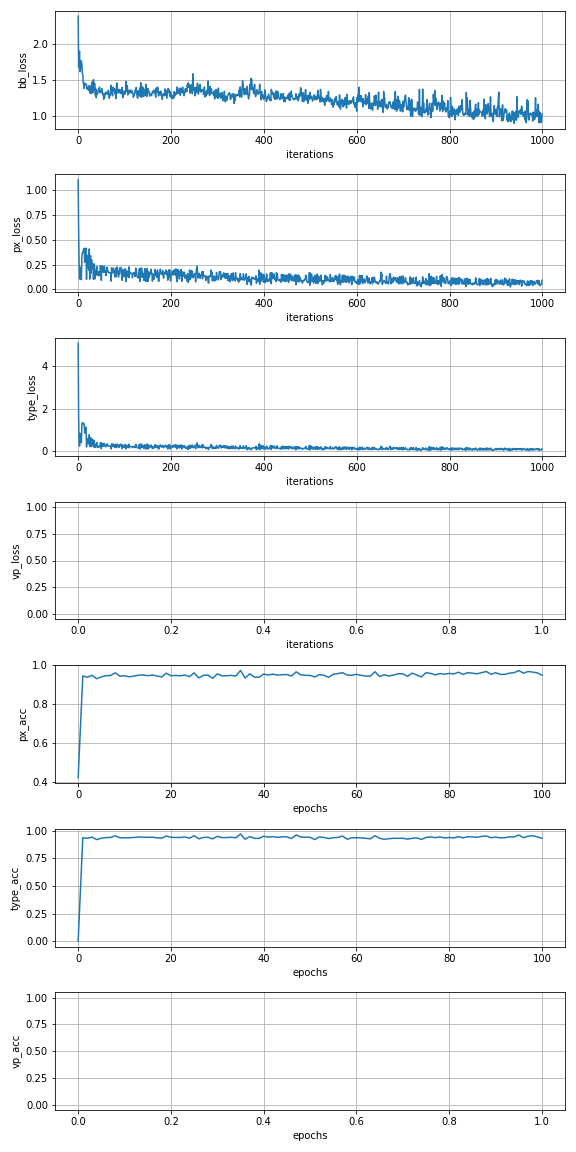

Python code for this plot:
'''
Seokju Lee, 16.08.05
Description: parse output.log and plot training loss and validation accuracy
Tune the nth-scan parameter 'nth'
'''
import numpy as np
import pdb
import matplotlib.pyplot as plt


def close_event():
	plt.close()


while 1: 
	logPath = './output.log'
	logFile = open(logPath,'r')
	print ('%s' %(logPath))

	out_0 = []
	out_1 = []
	out_2 = []
	out_3 = []

	acc_0 = []
	acc_1 = []
	acc_2 = []

	nth = 15	# Tune it!

	for line in logFile.readlines():
		if ('Train net output #0:' in line):
			data = line.split(' ')
			out_0.append(data[nth])

		if ('Train net output #1:' in line):
			data = line.split(' ')
			out_1.append(data[nth])

		if ('Train net output #2:' in line):
			data = line.split(' ')
			out_2.append(data[nth])

		if ('Train net output #3:' in line):
			data = line.split(' ')
			out_3.append(data[nth])

		if ('Test net output #1:' in line):
			data = line.split(' ')
			acc_0.append(data[nth])

		if ('Test net output #3:' in line):
			data = line.split(' ')
			acc_1.append(data[nth])

		if ('Test net output #5:' in line):
			data = line.split(' ')
			acc_2.append(data[nth])

	arr_x = range(0,1000,10)
	# pdb.set_trace()
	arr_out_0 = np.float32( out_0 )
	arr_out_1 = np.float32( out_1 )
	arr_out_2 = np.float32( out_2 )
	arr_out_3 = np.float32( out_3 )

	arr_acc_0 = np.float32( acc_0 )
	arr_acc_1 = np.float32( acc_1 )
	arr_acc_2 = np.float32( acc_2 )

	# pdb.set_trace()

	fig = plt.figure(figsize=(8, 16))

	fig.add_subplot(7,1,1)
	plt.plot(arr_out_0)
	plt.grid()
	plt.xlabel("iterations")
	plt.ylabel("bb_loss")
	frame = plt.gca()
	# frame.set_ylim([0, 5])

	fig.add_subplot(7,1,2)
	plt.plot(arr_out_1)
	plt.grid()
	plt.xlabel("iterations")
	plt.ylabel("px_loss")
	frame = plt.gca()
	# frame.set_ylim([0, 0.5])

	fig.add_subplot(7,1,3)
	plt.plot(arr_out_2)
	plt.grid()
	plt.xlabel("iterations")
	plt.ylabel("type_loss")
	frame = plt.gca()
	# frame.set_ylim([0, 1.0])

	fig.add_subplot(7,1,4)
	plt.plot(arr_out_3)
	plt.grid()
	plt.xlabel("iterations")
	plt.ylabel("vp_loss")
	frame = plt.gca()
	# frame.set_ylim([0.00, 0.015])

	fig.add_subplot(7,1,5)
	plt.plot(arr_acc_0)
	plt.grid()
	plt.xlabel("epochs")
	plt.ylabel("px_acc")
	frame = plt.gca()
	# frame.set_ylim([0.9, 1])

	fig.add_subplot(7,1,6)
	plt.plot(arr_acc_1)
	plt.grid()
	plt.xlabel("epochs")
	plt.ylabel("type_acc")
	frame = plt.gca()
	# frame.set_ylim([0.9, 1])

	fig.add_subplot(7,1,7)
	plt.plot(arr_acc_2)
	plt.grid()
	plt.xlabel("epochs")
	plt.ylabel("vp_acc")
	frame = plt.gca()
	# frame.set_ylim([0.995, 1])


	fig.tight_layout()
	fig.savefig('sj_show_plot.png')
	timer = fig.canvas.new_timer(interval = 1000 * 60 * 3) #interval=3000: creating a timer object and setting an interval of 3000 milliseconds
	timer.add_callback(close_event)
	timer.start()

	plt.show()

	# pdb.set_trace()